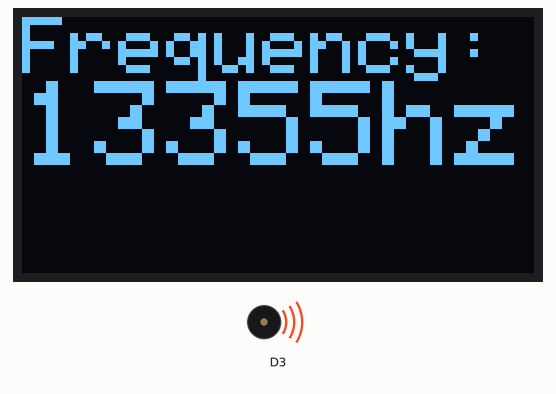
Simulated run of this sketch. Board: ESP8266 (NodeMCU). Parts: 128×64 one-colour display, buzzer (waves = sounding). Random numbers use the default seed unless the sketch sets one.

Above: at 0.1 s.
At 7.9 s:
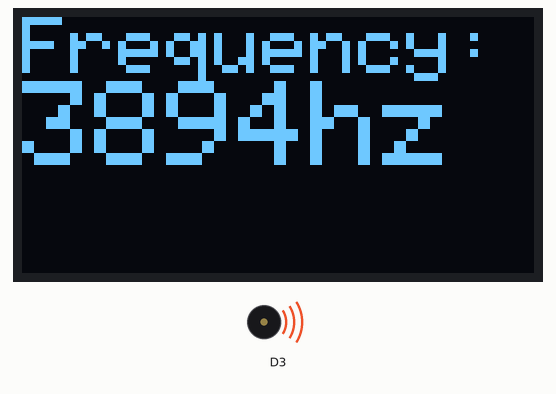
At 19.2 s:
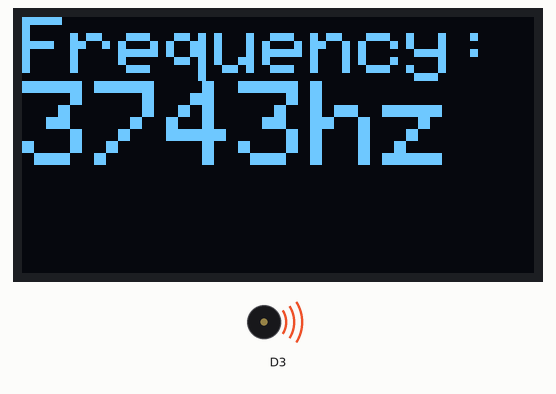
At 33.2 s:
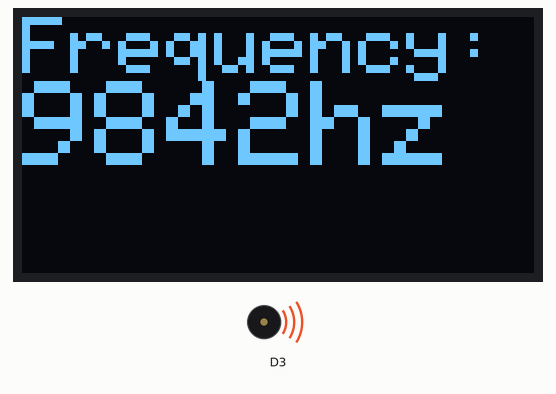
Timing chart, 0 to 40.0 s (numbered marks = the images above):
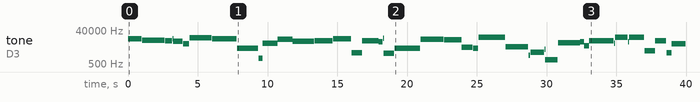

Measured:
- by itself, tone on D3: plays 13355 Hz for 0.97 s, 11005 Hz for 1.6 s, 9977 Hz for 0.50 s, 13341 Hz for 0.03 s, 9388 Hz for 0.69 s, 6779 Hz for 0.43 s … (44 notes in this stretch)
- what the display in image 1 shows lasts 1.6 s, from 7.8 s to 9.4 s
- what the display in image 2 shows lasts 1.9 s, from 19.1 s to 21.0 s

The sketch:

noisegen.ino
```cpp
#include "Adafruit_SSD1306.h"
#include "Adafruit_GFX.h"

#define OLED_RESET D4
Adafruit_SSD1306 display(OLED_RESET);

#define NUMFLAKES 10
#define XPOS 0
#define YPOS 1
#define DELTAY 2

#define LOGO16_GLCD_HEIGHT 16
#define LOGO16_GLCD_WIDTH  16

#if (SSD1306_LCDHEIGHT != 64)
#error("Height incorrect, please fix Adafruit_SSD1306.h!");
#endif

void setup() {
    randomSeed(analogRead(A0));

    Serial.begin(9600);
    display.begin(SSD1306_SWITCHCAPVCC, 0x3C);  // initialize with the I2C addr 0x3D (for the 128x64)
    display.clearDisplay();   // clears the screen and buffer
    display.setTextColor(WHITE,BLACK); // Normal text
    display.setCursor(0,0);
}

void loop() {
     int freq = random(31, 16001);
     int count = random(10, 2001);
     String dog = String(freq);
     String cat = dog + "hz";
     tone(D3, freq, count);
     display.clearDisplay();
     display.setCursor(0,0);
     display.setTextSize(2);
     display.println("Frequency:");
     display.setTextSize(3);
     display.println(cat);
     display.display();
     delay(count);
}
```
